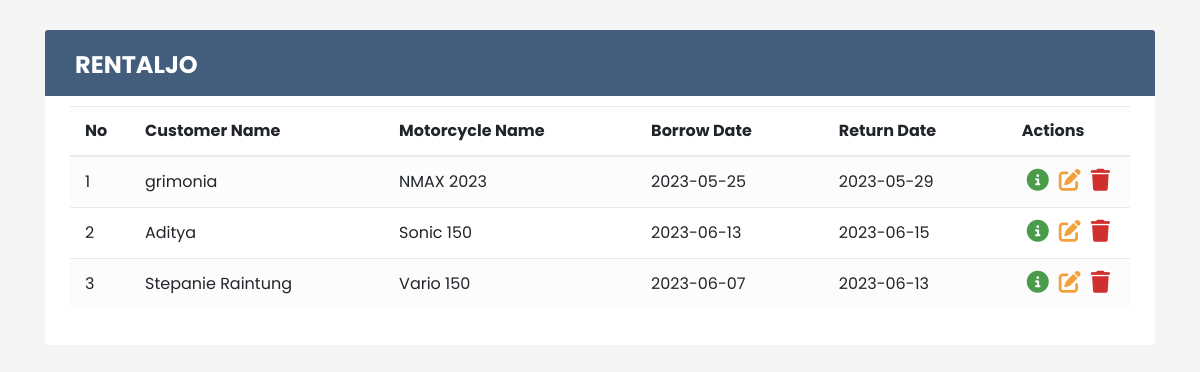
Screenshot of /Admin/laporan_sewa.php with the database file from the repository.
### tables this page shows
CREATE TABLE `tb_sewa` (
  `id_sewa` int(10) NOT NULL,
  `id_customer` int(10) NOT NULL,
  `id_motor` int(10) NOT NULL,
  `tgl_pinjam` date NOT NULL,
  `tgl_kembali` date NOT NULL,
  `jaminan` varchar(30) NOT NULL,
  `metode_pembayaran` varchar(30) NOT NULL,
  `total_bayar` varchar(30) NOT NULL,
  `status` varchar(30) NOT NULL
);

CREATE TABLE `tb_customer` (
  `id_customer` int(10) NOT NULL,
  `username` varchar(30) NOT NULL,
  `password` varchar(255) NOT NULL,
  `nama_customer` varchar(30) NOT NULL,
  `jenis_kelamin` varchar(15) NOT NULL,
  `alamat` varchar(30) NOT NULL,
  `no_hp` varchar(15) NOT NULL
);

CREATE TABLE `tb_motor` (
  `id_motor` int(10) NOT NULL,
  `no_plat` varchar(15) NOT NULL,
  `jenis_motor` varchar(20) NOT NULL,
  `merk` varchar(20) NOT NULL,
  `gambar` text NOT NULL,
  `harga` varchar(25) NOT NULL,
  `status` enum('0','1') NOT NULL
);

### Admin/laporan_sewa.php (the view, shortened to what this page needs)
<!DOCTYPE html>
<html lang="en">
<head>
	<link rel="stylesheet" href="https://stackpath.bootstrapcdn.com/bootstrap/4.5.0/css/bootstrap.min.css">
	<link rel="stylesheet" href="https://maxcdn.bootstrapcdn.com/font-awesome/4.7.0/css/font-awesome.min.css">
	<link rel="stylesheet" href="css/style.css?v=2">
</head>
<body>
	<div class="content-wrapper">
		<div class="container-xl">
			<div class="table-responsive">
				<div class="table-wrapper">
					<div class="table-title">
						<div class="row">
							<div class="col-sm-6">
								<h2><b>RENTALJO</b></h2>
							</div>
						</div>
					</div>
					<?php
					$servername = "localhost";
					$username = "root";
					$password = "";
					$dbname = "db_rental_motor";
					$conn = new mysqli($servername, $username, $password, $dbname);
					$no = 0;
					$query = "SELECT tb_sewa.*, tb_customer.nama_customer, tb_motor.merk FROM tb_sewa
							JOIN tb_customer ON tb_sewa.id_customer = tb_customer.id_customer
							JOIN tb_motor ON tb_sewa.id_motor = tb_motor.id_motor";
					$result = $conn->query($query);
					if ($result) {
						if ($result->num_rows > 0) {
							echo '<table class="table table-striped table-hover">
									<thead>
										<tr>
											<th>No</th>
											<th>Customer Name</th>
											<th>Motorcycle Name</th>
											<th>Borrow Date</th>
											<th>Return Date</th>
											<th>Actions</th>
										</tr>
									</thead>';
							while ($row = $result->fetch_assoc()) {
								$no++;
								echo '<tr>
										<td>' . $no . '</td>
										<td>' . $row['nama_customer'] . '</td>
										<td>' . $row['merk'] . '</td>
										<td>' . $row['tgl_pinjam'] . '</td>
										<td>' . $row['tgl_kembali'] . '</td>
										<td>
									<div class="d-flex">
									<a href="admin.php?p=detailsewa&menu_upd='.$row['id_sewa'].'"" class="detail"><i class="fa-solid fa-circle-info"></i></a>
									<a href="admin.php?p=updatesewa&menu_upd='.$row['id_sewa'].'"" class="edit"><i class="fa-solid fa-pen-to-square"></i></a>
									<a href="deleteSewa.php?menu_del='.$row['id_sewa'].'" class="delete"><i class="fa-solid fa-trash"></i></a>
									</div>
								</td>
									</tr>';
							}
							echo '</table>';
						} else {
							echo 'Tidak ada data sewa.';
						}
					} else {
						echo 'Error: ' . $conn->error;
					}
					?>
				</div>
			</div>
		</div>
	</div>
</body>
</html>

### Admin/css/style.css (style rules this page uses)
body { color: #566787; background: #f5f5f5; font-family: 'Poppins', sans-serif; font-size: 16px; }
.table-responsive { margin: 30px 0; }
.table-wrapper { background: #fff; padding: 20px 25px; border-radius: 3px; min-width: 1000px; box-shadow: 0 1px 1px rgba(0,0,0,.05); }
.table-title { padding-bottom: 15px; background: #435d7d; color: #fff; padding: 16px 30px; min-width: 100%; margin: -20px -25px 10px; border-radius: 3px 3px 0 0; }
.table-title h2 { margin: 5px 0 0; font-size: 24px; }
table.table tr th, table.table tr td { border-color: #e9e9e9; padding: 12px 15px; vertical-align: middle; }
table.table tr th:first-child { width: 60px; }
table.table tr th:last-child { width: 100px; }
table.table-striped tbody tr:nth-of-type(odd) { background-color: #fcfcfc; }
table.table td:last-child i { opacity: 0.9; font-size: 22px; margin: 0 5px; }
table.table td a { font-weight: bold; color: #566787; display: inline-block; text-decoration: none; outline: none !important; }
table.table td a.edit { color: #F29727; }
table.table td a.delete { color: #CD1818; }
table.table td a.detail { color: #379237; }
table.table td i { font-size: 19px; }

### rows the page displays
tb_sewa: id_customer.nama_customer "grimonia", id_motor.merk "NMAX 2023", tgl_pinjam "2023-05-25", tgl_kembali "2023-05-29"
tb_sewa: id_customer.nama_customer "Aditya", id_motor.merk "Sonic 150", tgl_pinjam "2023-06-13", tgl_kembali "2023-06-15"
tb_sewa: id_customer.nama_customer "Stepanie Raintung", id_motor.merk "Vario 150", tgl_pinjam "2023-06-07", tgl_kembali "2023-06-13"
